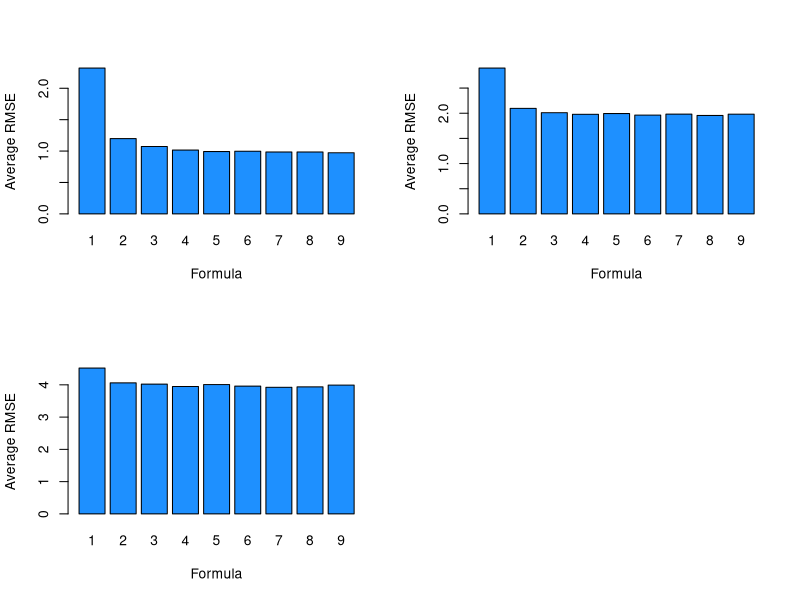

Here is the R script that generated this plot:
## ---- chunk 1
library(readr)

birthday = 19720816
set.seed(birthday)

BETA_0 = 0
BETA_1 = 6
BETA_2 = -3.5
BETA_3 = 1.7
BETA_4 = -1.1
BETA_5 = 0.7

formula_1 = y ~ x1
formula_2 = y ~ x1 + x2
formula_3 = y ~ x1 + x2 + x3
formula_4 = y ~ x1 + x2 + x3 + x4
formula_5 = y ~ x1 + x2 + x3 + x4 + x5          #Correct formula
formula_6 = y ~ x1 + x2 + x3 + x4 + x5 + x6
formula_7 = y ~ x1 + x2 + x3 + x4 + x5 + x6 + x7
formula_8 = y ~ x1 + x2 + x3 + x4 + x5 + x6 + x7 + x8
formula_9 = y ~ x1 + x2 + x3 + x4 + x5 + x6 + x7 + x8 + x9

FORMULA = list(y ~ x1, 
              y ~ x1 + x2, 
              y ~ x1 + x2 + x3,
              y ~ x1 + x2 + x3 + x4,
              y ~ x1 + x2 + x3 + x4 + x5,
              y ~ x1 + x2 + x3 + x4 + x5 + x6,
              y ~ x1 + x2 + x3 + x4 + x5 + x6 + x7, 
              y ~ x1 + x2 + x3 + x4 + x5 + x6 + x7 + x8,
              y ~ x1 + x2 + x3 + x4 + x5 + x6 + x7 + x8 + x9)
NUM_FORMULA = length(FORMULA)

sim_data          = read_csv("study_2.csv")
sample_size       = nrow(sim_data)


SIGMA     = c(1, 2, 4)
NUM_SIGMA = length(SIGMA)

NUM_SIMS = 50

#allocate a rmse matrix for each formula
train_rmse = vector("list", NUM_FORMULA)
for (i in 1:NUM_FORMULA) {
  train_rmse[[i]] = matrix(0, nrow = NUM_SIGMA, ncol = NUM_SIMS)
}
mean_train_rmse = data.frame(0, nrow = NUM_FORMULA, ncol = NUM_SIGMA)

test_rmse  = vector("list", NUM_FORMULA)
for (i in 1:NUM_FORMULA) {
  test_rmse[[i]] = matrix(0, nrow = NUM_SIGMA, ncol = NUM_SIMS)
}
mean_test_rmse = matrix(0, nrow = NUM_FORMULA, ncol = NUM_SIGMA)
## ---- chunk 2
cal_rmse = function(y, y_hat) {
  n = length(y)
  e = y - y_hat
  sqrt(sum(e ^ 2) / n)
}

rmse_frame = data.frame(col.names = c("formula", "sigma", "iteration", "rmse"))

for (f in 1:NUM_FORMULA) {
  models = vector("list", NUM_FORMULA)
  
  for(s in 1:NUM_SIGMA) {
    for(i in 1:NUM_SIMS) {
      eps           = rnorm(sample_size, mean = 0 , sd = SIGMA[s])
      sim_data$y    = BETA_0 + BETA_1 * sim_data$x1 + BETA_2 * sim_data$x2 + 
                      BETA_3 * sim_data$x3 + BETA_4 * sim_data$x4 + BETA_5 * sim_data$x5 + 
                      eps
      
      #Split data into train and test sets
      train_index = sample(1:sample_size, nrow(sim_data)/2)
      train_data  = sim_data[train_index,]
      test_data   = sim_data[-train_index,]
      
      #Train models and calculate RMSE
      models[[f]] = lm(FORMULA[[f]], data = train_data)
        
      #Calculate RMSE for train data
      train_rmse[[f]][s, i] = cal_rmse(train_data$y, models[[f]]$fitted.values)
  
      #Calculate RMSE for test data
      test_y_hat = predict(models[[f]], data = test_data)
      test_rmse[[f]][s, i] = cal_rmse(test_data$y, test_y_hat)
    }
  }
  
  #Calculate the average Train RMSE and average Test RMSE
  for(s in 1:NUM_SIGMA) {
    mean_train_rmse[f, s] = mean(train_rmse[[f]][s,])
    mean_test_rmse[f, s]  = mean(test_rmse[[f]][s,])
  }
}
## ---- chunk 3
par(mfrow = c(2,2))
barnames = c("1", "2", "3","4", "5", "6","7", "8", "9" )
for (i in 1:NUM_SIGMA){
  barplot(t(mean_train_rmse)[i,], names.arg = barnames,
          xlab = "Formula",
          ylab = "Average RMSE",
          col = "dodgerblue")  
}
